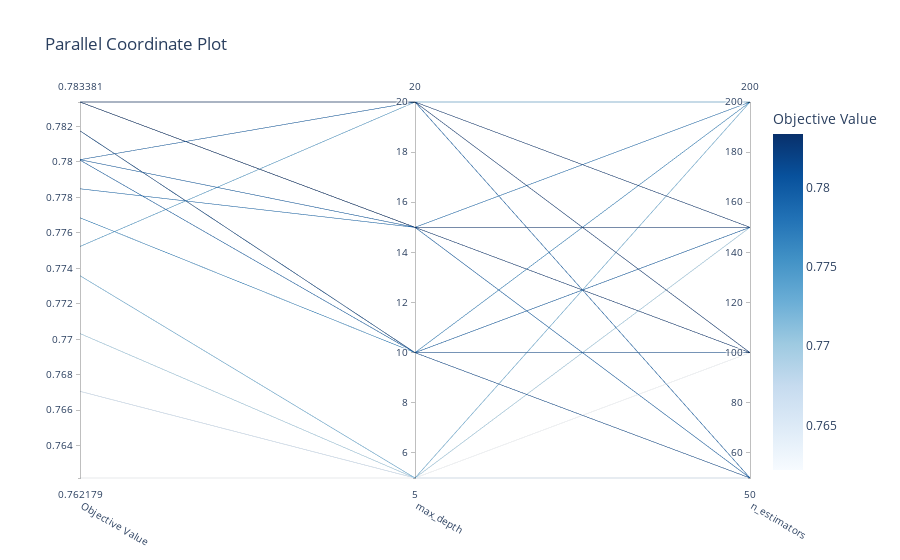

Notebook source saved alongside this figure:
### Code cell
# Parallel Coordinate Plot
plot_parallel_coordinate(study).show()

### Figure 1 — Plotly figure (JSON) as saved in the notebook; plotly's stock layout.template omitted (floating-point values rounded to 4 significant figures)
{"data": [{"dimensions": [{"label": "Objective Value", "range": [0.7622, 0.7834], "values": [0.7622, 0.7801, 0.7801, 0.7834, 0.7834, 0.7818, 0.7703, 0.7834, 0.7834, 0.7769, 0.7752, 0.7785, 0.7736, 0.7671, 0.7818, 0.7801]}, {"label": "max_depth", "range": [5, 20], "values": [5, 10, 15, 15, 20, 10, 5, 20, 15, 10, 20, 15, 5, 5, 10, 20]}, {"label": "n_estimators", "range": [50, 200], "values": [100, 150, 50, 100, 100, 50, 150, 150, 150, 200, 200, 200, 200, 50, 100, 50]}], "labelangle": 30, "labelside": "bottom", "line": {"color": [0.7622, 0.7801, 0.7801, 0.7834, 0.7834, 0.7818, 0.7703, 0.7834, 0.7834, 0.7769, 0.7752, 0.7785, 0.7736, 0.7671, 0.7818, 0.7801], "colorbar": {"title": {"text": "Objective Value"}}, "colorscale": [[0, "rgb(247,251,255)"], [0.125, "rgb(222,235,247)"], [0.25, "rgb(198,219,239)"], [0.375, "rgb(158,202,225)"], [0.5, "rgb(107,174,214)"], [0.625, "rgb(66,146,198)"], [0.75, "rgb(33,113,181)"], [0.875, "rgb(8,81,156)"], [1, "rgb(8,48,107)"]], "reversescale": false, "showscale": true}, "type": "parcoords"}], "layout": {"title": {"text": "Parallel Coordinate Plot"}}}
